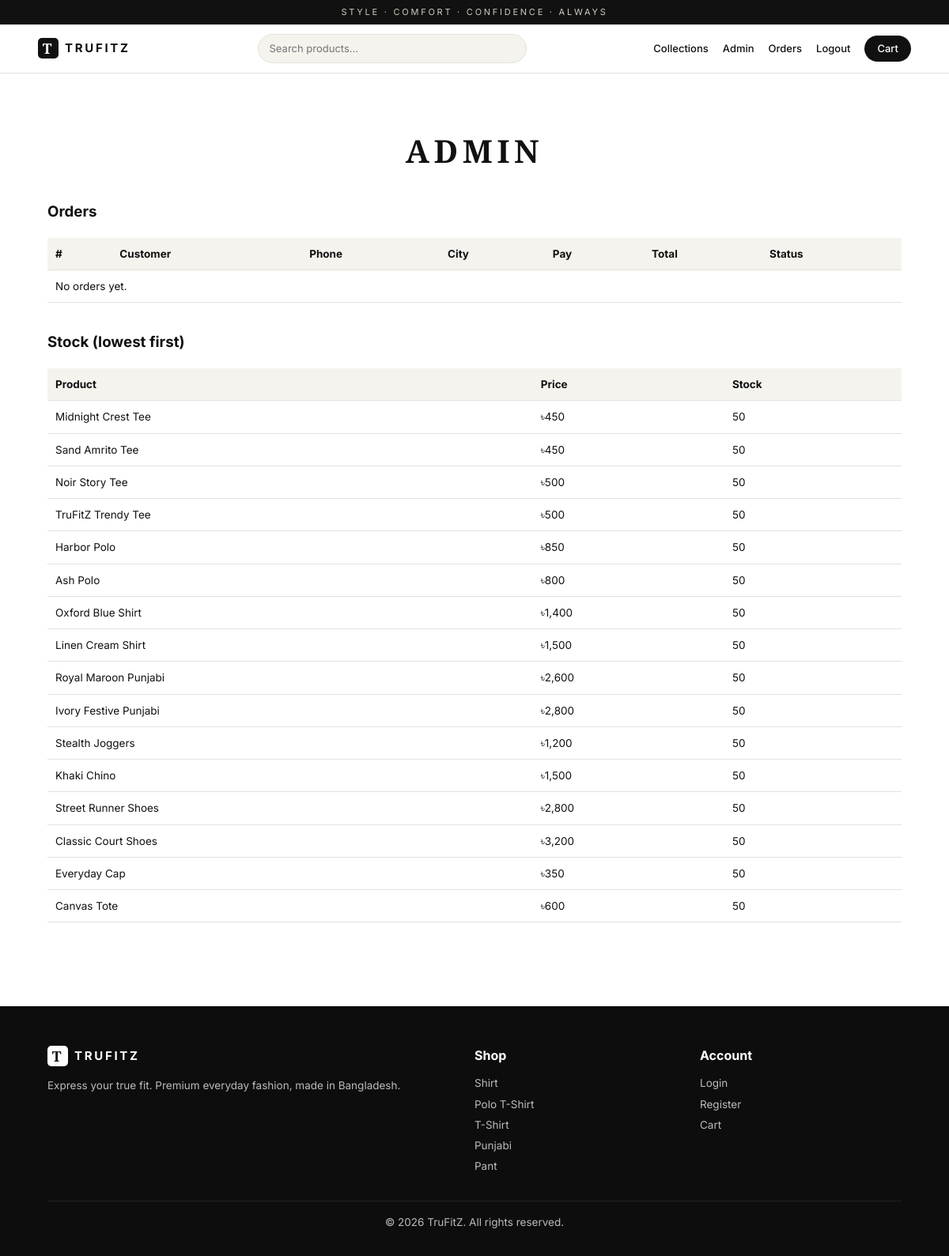
Page /admin/ (signed in) on the committed database.
### tables this page shows
CREATE TABLE products(id INTEGER PRIMARY KEY, category_id INTEGER, name TEXT, slug TEXT UNIQUE, description TEXT,
  price REAL, old_price REAL, badge TEXT, image TEXT, stock INTEGER, sizes TEXT, featured INTEGER DEFAULT 0);

CREATE TABLE categories(id INTEGER PRIMARY KEY, name TEXT, slug TEXT UNIQUE, tagline TEXT, badge TEXT, icon TEXT);

### app.py (the view)
@app.route("/admin/")
@admin_required
def admin():
    return render_template("admin.html", orders=q("SELECT * FROM orders ORDER BY id DESC"), prods=q("SELECT * FROM products ORDER BY stock"))

### app.py (called while the page is built)
def db():
    if "db" not in g:
        g.db = sqlite3.connect(seed.DB); g.db.row_factory = sqlite3.Row
    return g.db

def q(sql, args=(), one=False):
    cur = db().execute(sql, args); rows = cur.fetchall()
    return (rows[0] if rows else None) if one else rows

@app.template_filter("taka")
def taka(v): return f"৳{v:,.0f}" if float(v) == int(v) else f"৳{v:,.2f}"

@app.context_processor
def inject():
    n = sum(session.get("cart", {}).values())
    return dict(cart_count=n, nav_cats=q("SELECT * FROM categories"), user=session.get("user"))

def admin_required(f):
    @functools.wraps(f)
    def w(*a, **k):
        if not (session.get("user") or {}).get("is_admin"): abort(403)
        return f(*a, **k)
    return w

### templates/admin.html
{% extends "base.html" %}{% block title %}Admin | TruFitZ{% endblock %}
{% block content %}<section class="sec"><h1 class="title">Admin</h1><h3>Orders</h3>
<div class="tablewrap"><table><tr><th>#</th><th>Customer</th><th>Phone</th><th>City</th><th>Pay</th><th>Total</th><th>Status</th></tr>
{% for o in orders %}<tr><td><a href="{{ url_for('order_done', oid=o.id) }}">{{ o.id }}</a></td><td>{{ o.name }}</td><td>{{ o.phone }}</td><td>{{ o.city }}</td><td>{{ o.payment }}</td><td>{{ o.total|taka }}</td>
<td><form method="post" action="{{ url_for('admin_order', oid=o.id) }}"><select name="status" onchange="this.form.submit()">{% for s in ['Pending','Confirmed','Shipped','Delivered','Cancelled'] %}<option {{ 'selected' if s==o.status }}>{{ s }}</option>{% endfor %}</select></form></td></tr>{% else %}<tr><td colspan="7">No orders yet.</td></tr>{% endfor %}</table></div>
<h3>Stock (lowest first)</h3><div class="tablewrap"><table><tr><th>Product</th><th>Price</th><th>Stock</th></tr>{% for p in prods %}<tr><td>{{ p.name }}</td><td>{{ p.price|taka }}</td><td>{{ p.stock }}</td></tr>{% endfor %}</table></div></section>{% endblock %}

### templates/base.html (shortened to what this page needs)
<!doctype html>
<html lang="en"><head>
<link rel="stylesheet" href="{{ url_for('static', filename='css/style.css') }}">
</head>
<body class="{% block body_class %}{% endblock %}">
<div class="ticker">STYLE · COMFORT · CONFIDENCE · ALWAYS</div>
<header class="nav" id="nav">
  <a class="brand" href="{{ url_for('home') }}"><span class="logo">T</span>TRUFITZ</a>
  <form class="search" action="{{ url_for('products') }}"><input name="q" placeholder="Search products…" value="{{ request.args.get('q','') }}" aria-label="Search"></form>
  <nav class="links">
    <a href="{{ url_for('categories') }}">Collections</a>
    {% if user %}
      {% if user.is_admin %}<a href="{{ url_for('admin') }}">Admin</a>{% endif %}
      <a href="{{ url_for('my_orders') }}">Orders</a><a href="{{ url_for('logout') }}">Logout</a>
    {% else %}<a href="{{ url_for('login') }}">Login</a>{% endif %}
    <a class="cartbtn" href="{{ url_for('cart') }}">Cart{% if cart_count %}<b>{{ cart_count }}</b>{% endif %}</a>
  </nav>
</header>
<main>{% block content %}{% endblock %}</main>
<footer class="foot">
  <div class="foot-in">
    <div><div class="brand light"><span class="logo">T</span>TRUFITZ</div><p>Express your true fit. Premium everyday fashion, made in Bangladesh.</p></div>
    <div><h4>Shop</h4>{% for c in nav_cats[:5] %}<a href="{{ url_for('products', slug=c.slug) }}">{{ c.name }}</a>{% endfor %}</div>
    <div><h4>Account</h4><a href="{{ url_for('login') }}">Login</a><a href="{{ url_for('register') }}">Register</a><a href="{{ url_for('cart') }}">Cart</a></div>
  </div>
  <p class="copy">© 2026 TruFitZ. All rights reserved.</p>
</footer>
</body></html>

### static/css/style.css (style rules this page uses)
:root { --ink:#111;--paper:#fff;--soft:#f5f3ee;--line:#e4e1da;--gold:#d9b25a;--muted:#6f6b63;--red:#b3261e }
* { box-sizing:border-box }
html { scroll-behavior:smooth }
body { margin:0;font-family:Inter,system-ui,sans-serif;color:var(--ink);background:var(--paper);line-height:1.5 }
a { color:inherit;text-decoration:none }
.ticker { background:var(--ink);color:#cfcabe;font-size:11px;letter-spacing:.25em;text-align:center;padding:7px }
.nav { position:sticky;top:0;z-index:20;display:flex;align-items:center;gap:20px;padding:12px 4vw;background:rgba(255,255,255,.92);backdrop-filter:blur(10px);border-bottom:1px solid var(--line) }
.brand { display:flex;align-items:center;gap:8px;font-weight:700;letter-spacing:.18em;font-size:15px }
.brand.light { color:#fff }
.logo { display:grid;place-items:center;width:26px;height:26px;background:var(--ink);color:#fff;font-family:'Cormorant Garamond',serif;font-size:18px;border-radius:5px }
.light .logo { background:#fff;color:#111 }
.search { flex:1;max-width:340px;margin:0 auto }
.search input { width:100%;padding:8px 14px;border:1px solid var(--line);border-radius:99px;background:var(--soft);font:inherit;font-size:13px }
.links { display:flex;gap:18px;align-items:center;font-size:13px;font-weight:500 }
.cartbtn { background:var(--ink);color:#fff;padding:7px 16px;border-radius:99px }
.sec { padding:70px 5vw }
.title { text-align:center;font:600 clamp(28px,4vw,40px) 'Cormorant Garamond',serif;letter-spacing:.14em;text-transform:uppercase;margin:0 0 36px }
select,input,textarea { font:inherit }
.tablewrap { overflow:auto;margin:10px 0 36px }
table { width:100%;border-collapse:collapse;font-size:13.5px }
th,td { text-align:left;padding:10px;border-bottom:1px solid var(--line) }
th { background:var(--soft) }
.foot { background:#0d0d0d;color:#bbb;padding:50px 5vw 20px }
.foot-in { display:grid;grid-template-columns:2fr 1fr 1fr;gap:30px;max-width:1100px;margin:auto }
.foot h4 { color:#fff;margin:0 0 10px }
.foot a { display:block;font-size:13.5px;padding:3px 0 }
.foot p { font-size:13.5px }
.copy { text-align:center;border-top:1px solid #222;margin-top:30px;padding-top:16px;font-size:12px }

### rows in the picture
products: name "Midnight Crest Tee", price|taka "৳450", stock "50"
products: name "Sand Amrito Tee", price|taka "৳450", stock "50"
products: name "Noir Story Tee", price|taka "৳500", stock "50"
products: name "TruFitZ Trendy Tee", price|taka "৳500", stock "50"
products: name "Harbor Polo", price|taka "৳850", stock "50"
products: name "Ash Polo", price|taka "৳800", stock "50"
products: name "Oxford Blue Shirt", price|taka "৳1,400", stock "50"
products: name "Linen Cream Shirt", price|taka "৳1,500", stock "50"
products: name "Royal Maroon Punjabi", price|taka "৳2,600", stock "50"
products: name "Ivory Festive Punjabi", price|taka "৳2,800", stock "50"
products: name "Stealth Joggers", price|taka "৳1,200", stock "50"
products: name "Khaki Chino", price|taka "৳1,500", stock "50"
products: name "Street Runner Shoes", price|taka "৳2,800", stock "50"
products: name "Classic Court Shoes", price|taka "৳3,200", stock "50"
products: name "Everyday Cap", price|taka "৳350", stock "50"
products: name "Canvas Tote", price|taka "৳600", stock "50"
categories: name "Shirt"
categories: name "Polo T-Shirt"
categories: name "T-Shirt"
categories: name "Punjabi"
categories: name "Pant"
